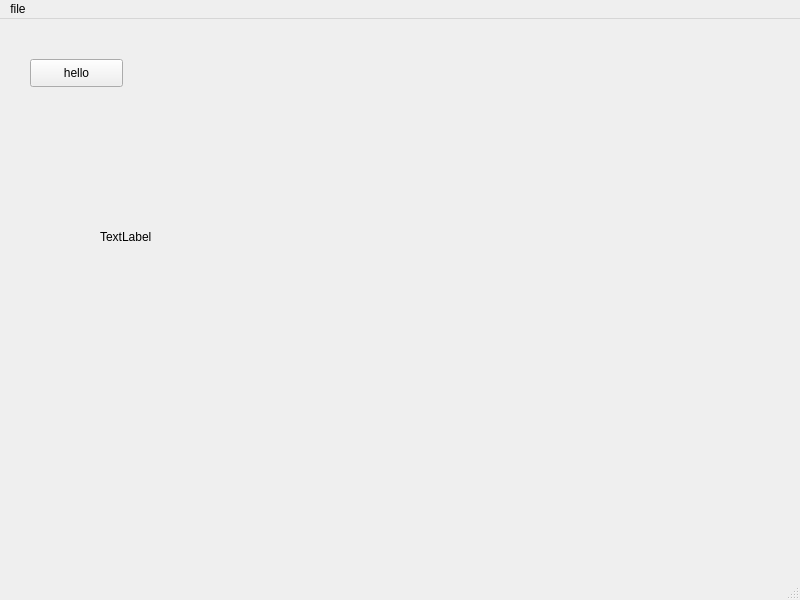
<?xml version="1.0" encoding="UTF-8"?>
<ui version="4.0">
 <class>MainWindow</class>
 <widget class="QMainWindow" name="MainWindow">
  <property name="geometry">
   <rect>
    <x>0</x>
    <y>0</y>
    <width>800</width>
    <height>600</height>
   </rect>
  </property>
  <property name="windowTitle">
   <string>MainWindow</string>
  </property>
  <widget class="QWidget" name="centralwidget">
   <widget class="QPushButton" name="myButton">
    <property name="geometry">
     <rect>
      <x>30</x>
      <y>40</y>
      <width>93</width>
      <height>28</height>
     </rect>
    </property>
    <property name="text">
     <string>hello</string>
    </property>
   </widget>
   <widget class="QLabel" name="labelImage">
    <property name="geometry">
     <rect>
      <x>390</x>
      <y>130</y>
      <width>151</width>
      <height>191</height>
     </rect>
    </property>
    <property name="text">
     <string/>
    </property>
   </widget>
   <widget class="QLabel" name="labelText">
    <property name="geometry">
     <rect>
      <x>100</x>
      <y>210</y>
      <width>68</width>
      <height>15</height>
     </rect>
    </property>
    <property name="text">
     <string>TextLabel</string>
    </property>
   </widget>
   <widget class="QLabel" name="labelGraph">
    <property name="geometry">
     <rect>
      <x>350</x>
      <y>20</y>
      <width>181</width>
      <height>91</height>
     </rect>
    </property>
    <property name="text">
     <string/>
    </property>
   </widget>
  </widget>
  <widget class="QMenuBar" name="menubar">
   <property name="geometry">
    <rect>
     <x>0</x>
     <y>0</y>
     <width>800</width>
     <height>26</height>
    </rect>
   </property>
   <widget class="QMenu" name="menufile">
    <property name="title">
     <string>file</string>
    </property>
    <addaction name="actionopen"/>
    <addaction name="actionnew"/>
    <addaction name="separator"/>
    <addaction name="actionclose"/>
   </widget>
   <addaction name="menufile"/>
  </widget>
  <widget class="QStatusBar" name="statusbar"/>
  <action name="actionopen">
   <property name="text">
    <string>open</string>
   </property>
  </action>
  <action name="actionnew">
   <property name="text">
    <string>new</string>
   </property>
  </action>
  <action name="actionclose">
   <property name="text">
    <string>close</string>
   </property>
  </action>
 </widget>
 <resources/>
 <connections/>
</ui>
